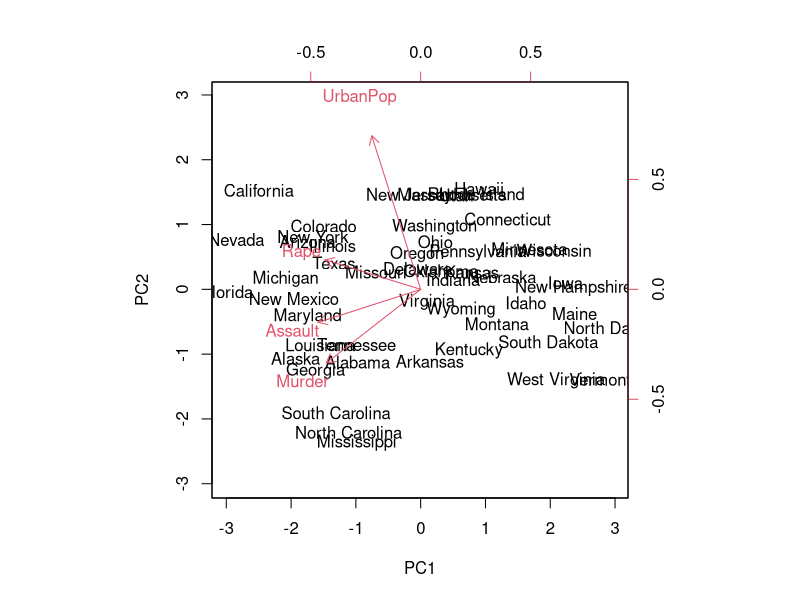
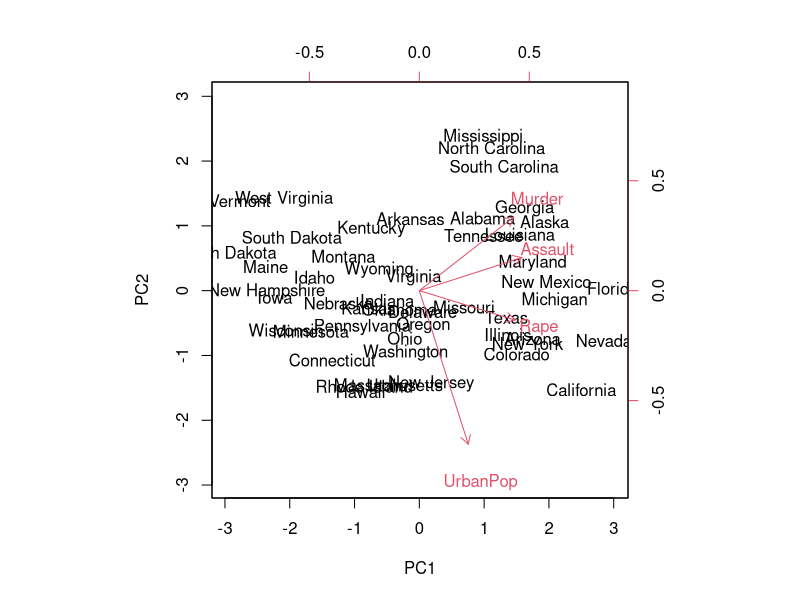
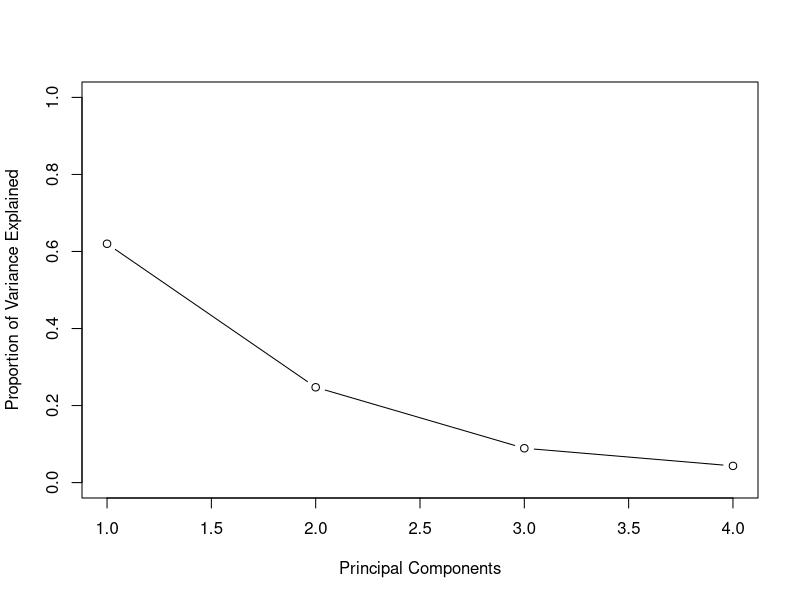
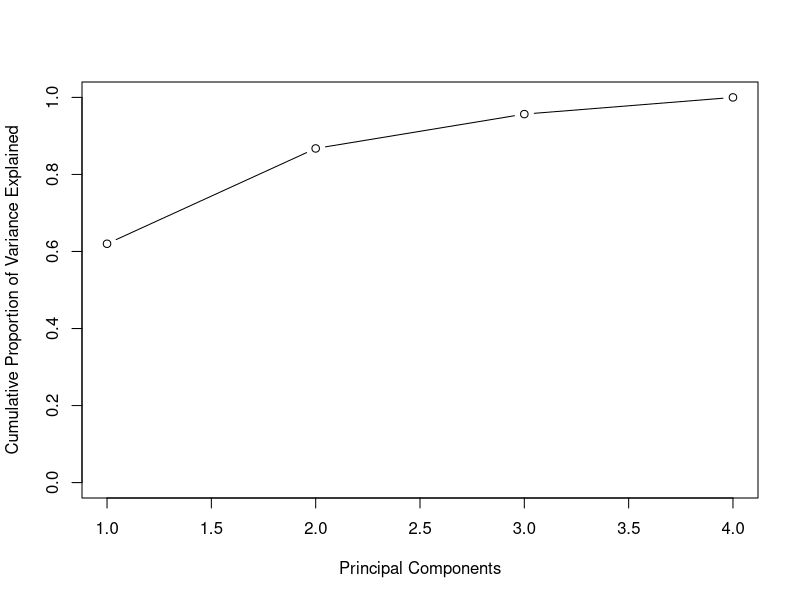
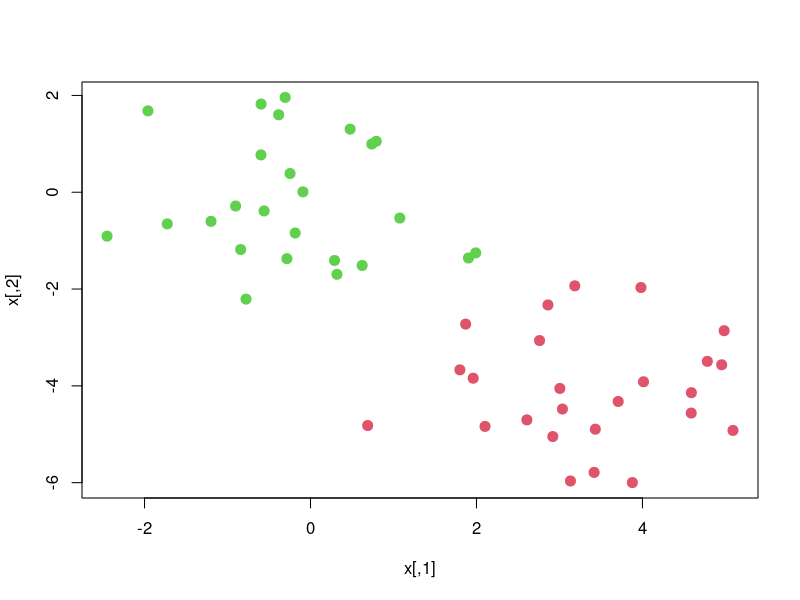
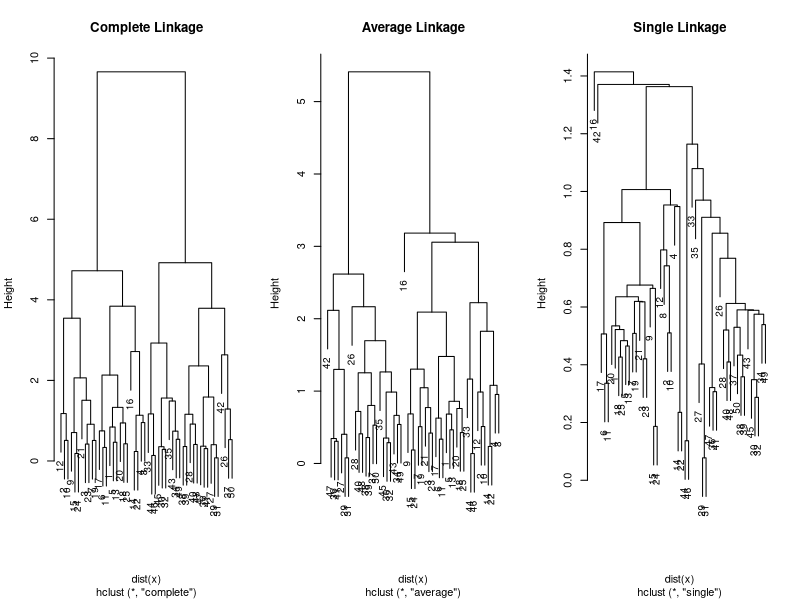

Generate these figures, in order, with R: (Note: this script raises an error after producing the figures.)
# This file contains the Lab code for Chapter 10 (Unsupervised
# Learning) of Statistical Learning

########### Principal Components Analysis ##########
data("USArrests")
?USArrests # has 4 variables - Murder, Assault, UrbanPop, Rape
apply(USArrests, 2, mean)
apply(USArrests, 2, var) # variables have substantially different mean dan variance
pr.out <- prcomp(USArrests, scale = TRUE  # specify whether scale the variable
                 )
pr.out
names(pr.out)
pr.out$center   # gives center(mean) of each variable
pr.out$scale    # gives standard deviation 
pr.out$rotation # gives PC loadings (coefficents of linear combination of original variables)
pr.out$x        # gives principle components scores (observations in PCs view)
biplot(pr.out, scale = 0)   # check biplot.prcomp for details
 pr.out$rotation <- -pr.out$rotation
 pr.out$x <- -pr.out$x
 biplot(pr.out, scale = 0) 
pr.out$sdev    # standard deviation of PCs
pr.var <- pr.out$sdev^2   # variance explained by each component
pr.var 
pve <- pr.var/sum(pr.var) # proportion of variance explained
pve
plot(pve, xlab = "Principal Components", 
     ylab = "Proportion of Variance Explained", 
     ylim = c(0,1),
     type = "b")
  plot(cumsum(pve), xlab = "Principal Components", 
       ylab = "Cumulative Proportion of Variance Explained", 
       ylim = c(0,1),
       type = "b")
 
###### K-Means Clustering ######
set.seed(2)
x <- matrix(rnorm(50*2), ncol = 2)  
x[1:25, 1] <- x[1:25,1] +3
x[1:25, 2] <- x[1:25,2] -4  # first 25 observations are different from last 25
 # create k-means model
km.out <- kmeans(x, 2, # define K
                 nstart = 20 # number of times to run k-means
                 )
names(km.out)
km.out$cluster  # cluster each observation belongs to
plot(x, col = (km.out$cluster + 1), pch = 20, cex = 2)
km.out$tot.withinss   # total within-cluster variance, smaller the better
km.out  

###### Hierachical Clustering ######
hc.complete <- hclust(dist(x),  # object with pairwise dissimilarities
                      method = "complete"  # linkage to use
                      )
hc.average <- hclust(dist(x), method = "average")
hc.single <- hclust(dist(x), method = "single")
par(mfrow = c(1,3))
plot(hc.complete, cex = 0.9, main = "Complete Linkage")
plot(hc.average, cex = 0.9, main = "Average Linkage")
plot(hc.single, cex = 0.9, main = "Single Linkage")
 # set cutting line
cutree(hc.complete, 2 # cut into 2 clusters
       )
 # use correlation-linkage
x <- matrix(rnorm(30*3), ncol = 3)
dd <- as.dist(1-cor(t(x))) # cor(t(x)) defines correlation among observations
par(old.par)
plot(hclust(dd, method = "complete"),
     main = "Complete Linkage with Correlation-Based Distance")











  
  
  
  
  
  
  
  
  
  
  
  